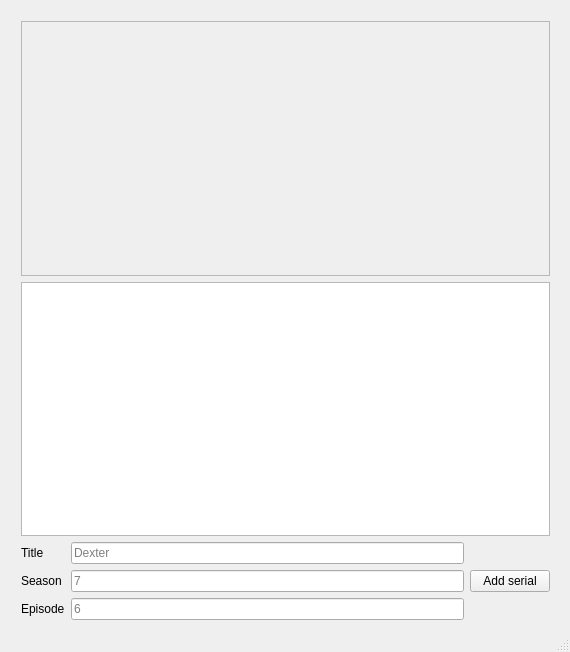
<?xml version="1.0" encoding="UTF-8"?>
<ui version="4.0">
 <class>serials_releaserClass</class>
 <widget class="QMainWindow" name="serials_releaserClass">
  <property name="geometry">
   <rect>
    <x>0</x>
    <y>0</y>
    <width>570</width>
    <height>652</height>
   </rect>
  </property>
  <property name="windowTitle">
   <string>Netland serials releaser</string>
  </property>
  <widget class="QWidget" name="centralWidget">
   <widget class="QWidget" name="verticalLayoutWidget">
    <property name="geometry">
     <rect>
      <x>10</x>
      <y>10</y>
      <width>551</width>
      <height>621</height>
     </rect>
    </property>
    <layout class="QVBoxLayout" name="verticalLayout">
     <item>
      <widget class="QScrollArea" name="scrollArea">
       <property name="widgetResizable">
        <bool>true</bool>
       </property>
       <widget class="QWidget" name="scrollAreaWidgetContents">
        <property name="geometry">
         <rect>
          <x>0</x>
          <y>0</y>
          <width>547</width>
          <height>264</height>
         </rect>
        </property>
       </widget>
      </widget>
     </item>
     <item>
      <widget class="QPlainTextEdit" name="plainTextEdit"/>
     </item>
     <item>
      <layout class="QHBoxLayout" name="horizontalLayout_2">
       <item>
        <layout class="QFormLayout" name="formLayout_2">
         <property name="fieldGrowthPolicy">
          <enum>QFormLayout::AllNonFixedFieldsGrow</enum>
         </property>
         <item row="0" column="0">
          <widget class="QLabel" name="label">
           <property name="text">
            <string>Title</string>
           </property>
          </widget>
         </item>
         <item row="0" column="1">
          <widget class="QLineEdit" name="lineEdit">
           <property name="toolTip">
            <string>&lt;html&gt;&lt;head/&gt;&lt;body&gt;&lt;p&gt;&lt;br/&gt;&lt;/p&gt;&lt;/body&gt;&lt;/html&gt;</string>
           </property>
           <property name="whatsThis">
            <string>&lt;html&gt;&lt;head/&gt;&lt;body&gt;&lt;p&gt;&lt;br/&gt;&lt;/p&gt;&lt;/body&gt;&lt;/html&gt;</string>
           </property>
           <property name="placeholderText">
            <string>Dexter</string>
           </property>
          </widget>
         </item>
         <item row="1" column="0">
          <widget class="QLabel" name="label_2">
           <property name="text">
            <string>Season</string>
           </property>
          </widget>
         </item>
         <item row="1" column="1">
          <widget class="QLineEdit" name="lineEdit_2">
           <property name="text">
            <string/>
           </property>
           <property name="placeholderText">
            <string>7</string>
           </property>
          </widget>
         </item>
         <item row="2" column="0">
          <widget class="QLabel" name="label_3">
           <property name="text">
            <string>Episode</string>
           </property>
          </widget>
         </item>
         <item row="2" column="1">
          <widget class="QLineEdit" name="lineEdit_3">
           <property name="toolTip">
            <string>&lt;html&gt;&lt;head/&gt;&lt;body&gt;&lt;p&gt;&lt;br/&gt;&lt;/p&gt;&lt;/body&gt;&lt;/html&gt;</string>
           </property>
           <property name="placeholderText">
            <string>6</string>
           </property>
          </widget>
         </item>
        </layout>
       </item>
       <item>
        <widget class="QPushButton" name="pushButton">
         <property name="text">
          <string>Add serial</string>
         </property>
        </widget>
       </item>
      </layout>
     </item>
    </layout>
   </widget>
  </widget>
  <widget class="QStatusBar" name="statusBar"/>
 </widget>
 <layoutdefault spacing="6" margin="11"/>
 <resources>
  <include location="serials_releaser.qrc"/>
 </resources>
 <connections/>
</ui>
